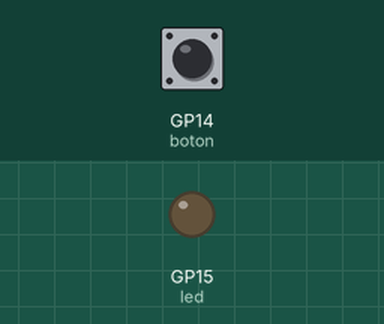
Simulated run of this program. Board: Raspberry Pi Pico running MicroPython. On the bench: output pins drawn as LEDs (lit = HIGH). Dashed ring = blinking. The inputs (shaded band) are chosen by the test bench; at power-on: GP14 (boton) LOW. Threads take turns every 2 ms.

Above: at 1.2 s.
1.3 s: GP14 (boton) pulled HIGH for 1 s
At 1.45 s:
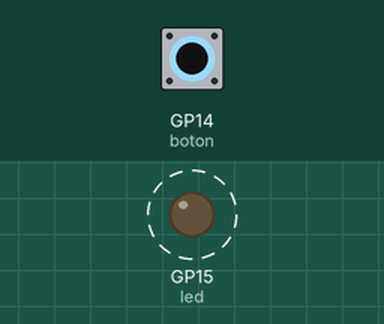
3.8 s: GP14 (boton) pulled HIGH for 3.2 s
At 7.5 s:
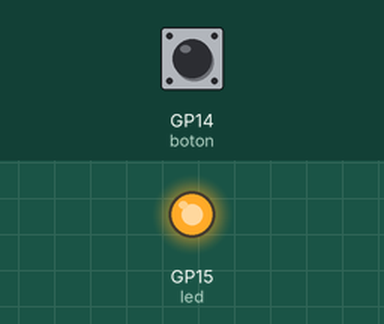
Timing chart, 0 to 9.0 s (numbered marks = the images above; inputs shaded):
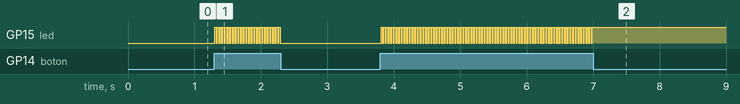

The program:

led_thread.py
```python
import machine
import _thread
from utime import sleep

led=machine.Pin(15, machine.Pin.OUT)
boton=machine.Pin(14, machine.Pin.IN, machine.Pin.PULL_DOWN)
opc=False

global botonP
botonP=False

def readerButtonthread():
    global botonP
    while True:
        if boton.value() == 1:
            botonP = True
        sleep(0.01)
_thread.start_new_thread(readerButtonthread, ())

while True:
    if(botonP == True):
        opc=not opc
        led.value(opc)
        sleep(0.01)
        botonP=False
```

Measured:
- after the input at 1.3 s, GP15 (led): alternates HIGH for 0.02 s and LOW for 0.02 s, 50 changes in all, then stays LOW, starting at once
- after the input at 3.8 s, GP15 (led): alternates HIGH for 0.02 s and LOW for 0.02 s, 159 changes in all, then stays HIGH, starting at once
